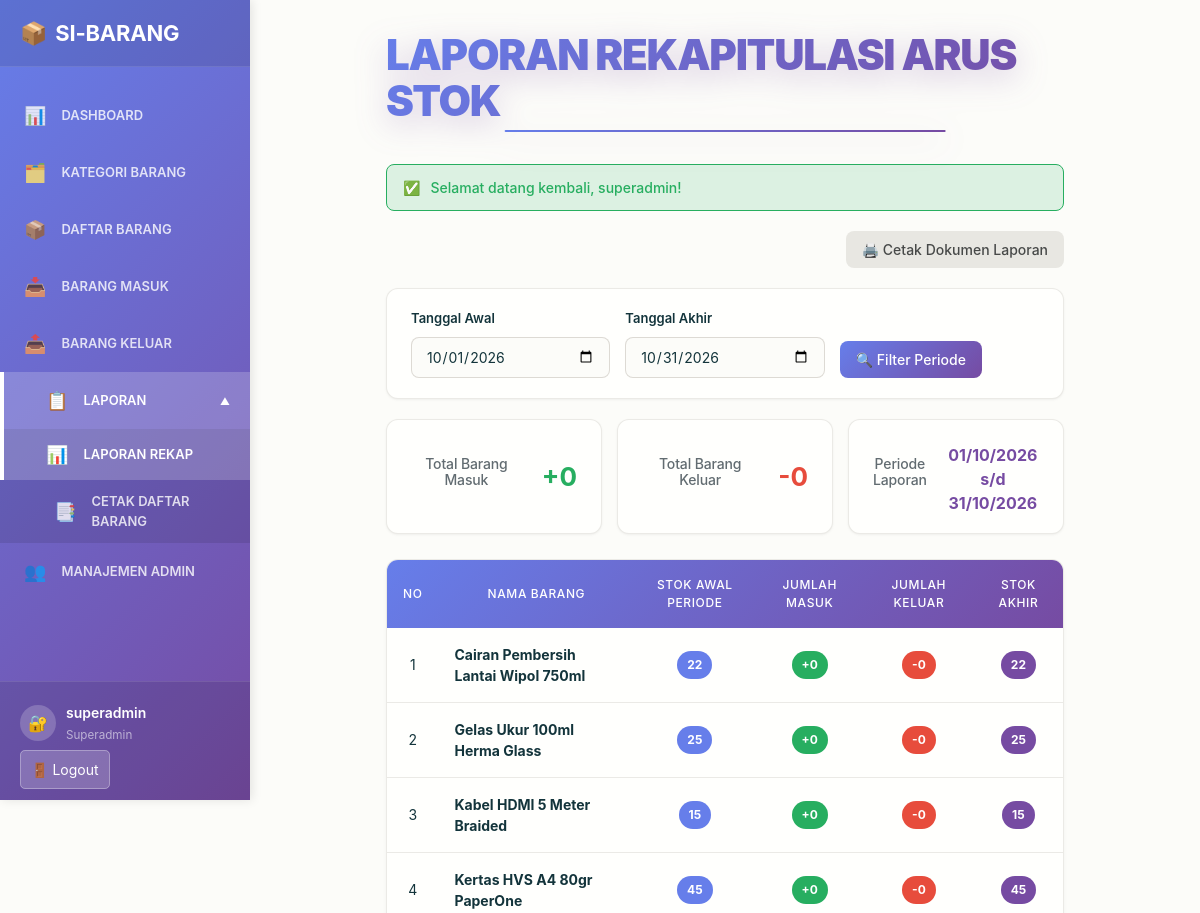
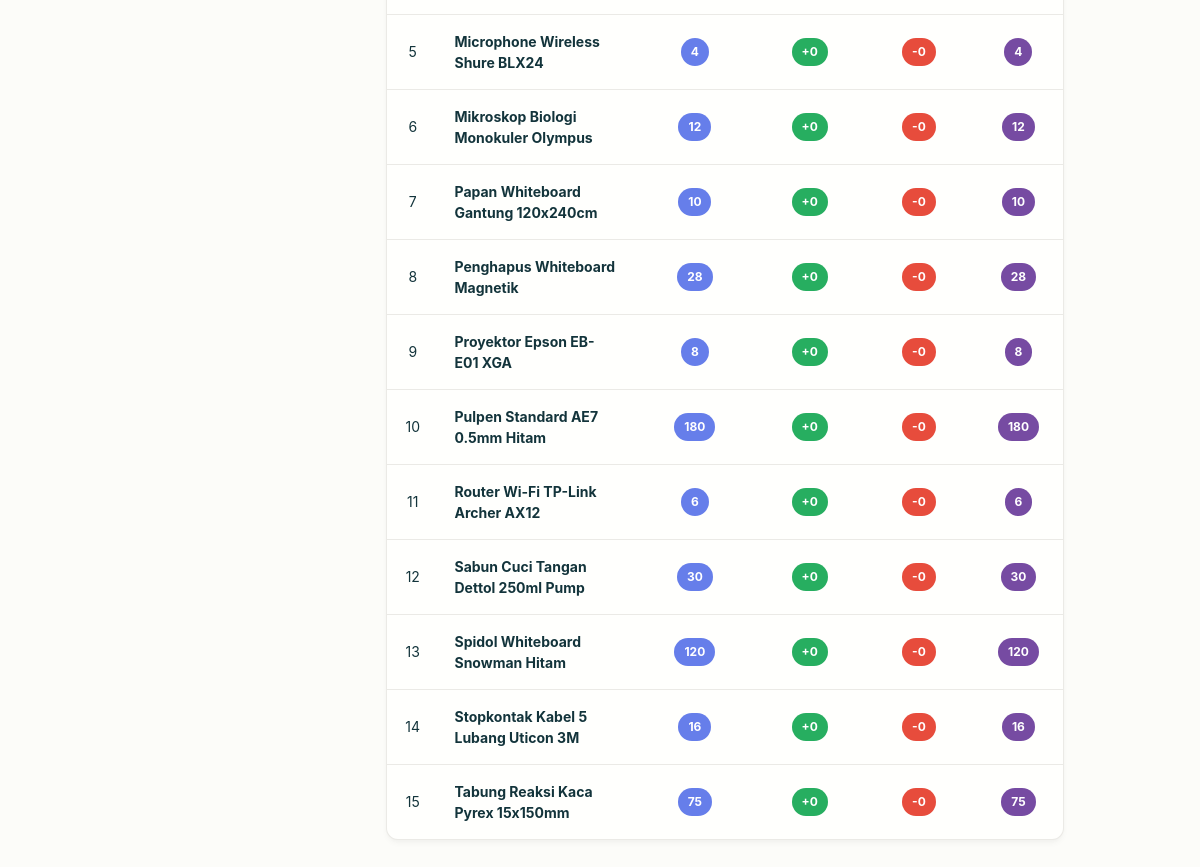
The app's page /pages/laporan.php (signed in) with its own data (2 pictures, top to bottom).
### tables this page shows
CREATE TABLE `barang` (
  `id_barang` INT UNSIGNED NOT NULL AUTO_INCREMENT,
  `nama_barang` VARCHAR(150) NOT NULL,
  `id_kategori` INT UNSIGNED NOT NULL,
  `stok` INT NOT NULL DEFAULT 0,
  `tanggal_ditambah` DATE NOT NULL,
  `keterangan` TEXT DEFAULT NULL,
  `created_at` TIMESTAMP NOT NULL DEFAULT CURRENT_TIMESTAMP,
  PRIMARY KEY (`id_barang`),
  UNIQUE KEY `uk_barang_nama` (`nama_barang`),
  KEY `idx_barang_kategori` (`id_kategori`),
  CONSTRAINT `fk_barang_kategori` FOREIGN KEY (`id_kategori`) 
    REFERENCES `kategori_barang` (`id_kategori`) 
    ON UPDATE CASCADE ON DELETE RESTRICT
);

### config/app.php (called while the page is built, shortened)
<?php
function base_url($path = '') {
    $path = ltrim($path, '/');
    return BASE_URL . ($path !== '' ? '/' . $path : '');
}
function asset_url($path = '') {
    $path = ltrim($path, '/');
    return base_url('assets/' . $path);
}
function h($value) {
    return htmlspecialchars((string)($value ?? ''), ENT_QUOTES, 'UTF-8');
}

### config/database.php (called while the page is built, shortened)
<?php
require_once __DIR__ . '/app.php';
function sanitize($conn, $input) {
    return mysqli_real_escape_string($conn, trim((string)$input));
}
function fetchAll($conn, $sql) {
    $result = mysqli_query($conn, $sql);
    $data = [];
    if ($result && mysqli_num_rows($result) > 0) {
        while ($row = mysqli_fetch_assoc($result)) {
            $data[] = $row;
        }
    }
    return $data;
}

### pages/laporan.php (the view, shortened to what this page needs)
<?php
require_once __DIR__ . '/../config/database.php';
$tanggal_awal = $_GET['tanggal_awal'] ?? date('Y-m-01');
$tanggal_akhir = $_GET['tanggal_akhir'] ?? date('Y-m-t');
$tanggal_awal_clean = sanitize($conn, $tanggal_awal);
$tanggal_akhir_clean = sanitize($conn, $tanggal_akhir);
$laporan_sql = "
    SELECT
        b.id_barang,
        b.nama_barang,
        b.stok AS stok_saat_ini,
        COALESCE(SUM(bm.jumlah_masuk), 0) AS total_masuk,
        COALESCE(SUM(bk.jumlah_keluar), 0) AS total_keluar
    FROM barang b
    LEFT JOIN barang_masuk bm ON bm.nama_barang = b.nama_barang AND DATE(bm.tanggal_masuk) BETWEEN '$tanggal_awal_clean' AND '$tanggal_akhir_clean'
    LEFT JOIN barang_keluar bk ON bk.nama_barang = b.nama_barang AND DATE(bk.tanggal_keluar) BETWEEN '$tanggal_awal_clean' AND '$tanggal_akhir_clean'
    GROUP BY b.id_barang, b.nama_barang, b.stok
    ORDER BY b.nama_barang ASC
";
$data_laporan = fetchAll($conn, $laporan_sql);
$total_masuk_keseluruhan = 0;
$total_keluar_keseluruhan = 0;
foreach ($data_laporan as &$row) {
    $row['stok_awal'] = $row['stok_saat_ini'] - $row['total_masuk'] + $row['total_keluar'];
    $row['stok_akhir'] = $row['stok_saat_ini'];
    $total_masuk_keseluruhan += (int)$row['total_masuk'];
    $total_keluar_keseluruhan += (int)$row['total_keluar'];
}
?>
<!DOCTYPE html>
<html lang="id">
<head>
    <link rel="stylesheet" href="<?= asset_url('css/style.css'); ?>">
    <link rel="stylesheet" href="<?= asset_url('css/sidebar.css'); ?>">
    <link rel="stylesheet" href="<?= asset_url('css/table_and_form.css'); ?>">
</head>
<body>
    <div class="container">
        <?php include __DIR__ . '/../includes/sidebar.php'; ?>
        <div class="main-content">
            <div class="content-wrapper">
                <h1 class="page-title">Laporan Rekapitulasi Arus Stok</h1>
                <?php include __DIR__ . '/../includes/flash.php'; ?>
                <div style="display: flex; justify-content: flex-end; align-items: center; margin-bottom: 20px;">
                    <button class="btn btn-secondary btn-print" onclick="cetakLaporan()">🖨️ Cetak Dokumen Laporan</button>
                </div>
                <div class="filter-section">
                    <form method="GET" class="filter-form">
                        <div class="form-group">
                            <label for="tanggal_awal">Tanggal Awal</label>
                            <input type="date" id="tanggal_awal" name="tanggal_awal" value="<?= h($tanggal_awal); ?>" required>
                        </div>
                        <div class="form-group">
                            <label for="tanggal_akhir">Tanggal Akhir</label>
                            <input type="date" id="tanggal_akhir" name="tanggal_akhir" value="<?= h($tanggal_akhir); ?>" required>
                        </div>
                        <div class="form-group">
                            <button type="submit" class="btn btn-primary">🔍 Filter Periode</button>
                        </div>
                    </form>
                </div>
                <div class="stats-container">
                    <div class="stat-card">
                        <h3>Total Barang Masuk</h3>
                        <p class="summary-number" style="color: #27ae60;">+<?= number_format($total_masuk_keseluruhan); ?></p>
                    </div>
                    <div class="stat-card">
                        <h3>Total Barang Keluar</h3>
                        <p class="summary-number" style="color: #e74c3c;">-<?= number_format($total_keluar_keseluruhan); ?></p>
                    </div>
                    <div class="stat-card">
                        <h3>Periode Laporan</h3>
                        <p class="summary-number" style="font-size: 16px; color: #764ba2; margin-top: 5px;">
                            <?= date('d/m/Y', strtotime($tanggal_awal)); ?> s/d <?= date('d/m/Y', strtotime($tanggal_akhir)); ?>
                        </p>
                    </div>
                </div>
                <div class="table-container">
                    <table class="data-table" id="reportTable">
                        <thead>
                            <tr>
                                <th style="width: 50px; text-align: center;">No</th>
                                <th>Nama Barang</th>
                                <th style="text-align: center;">Stok Awal Periode</th>
                                <th style="text-align: center;">Jumlah Masuk</th>
                                <th style="text-align: center;">Jumlah Keluar</th>
                                <th style="text-align: center;">Stok Akhir</th>
                            </tr>
                        </thead>
                        <tbody>
                            <?php if (count($data_laporan) > 0): ?>
                                <?php $no = 1; foreach ($data_laporan as $row): ?>
                                    <tr>
                                        <td style="text-align: center;"><?= $no++; ?></td>
                                        <td><strong><?= h($row['nama_barang']); ?></strong></td>
                                        <td style="text-align: center;">
                                            <span class="badge badge-1"><?= number_format($row['stok_awal']); ?></span>
                                        </td>
                                        <td style="text-align: center;">
                                            <span class="badge badge-green">+<?= number_format($row['total_masuk']); ?></span>
                                        </td>
                                        <td style="text-align: center;">
                                            <span class="badge badge-red">-<?= number_format($row['total_keluar']); ?></span>
                                        </td>
                                        <td style="text-align: center;">
                                            <span class="badge badge-2"><strong><?= number_format($row['stok_akhir']); ?></strong></span>
                                        </td>
                                    </tr>
                                <?php endforeach; ?>
                            <?php endif; ?>
                        </tbody>
                    </table>
                </div>
            </div>
        </div>
    </div>
</body>
</html>

### pages/laporan.php (style rules this page uses)
.stats-container { display: flex; gap: 15px; margin-bottom: 25px; }
.stat-card { flex: 1; padding: 18px 24px; background: var(--color-surface); border: 1px solid var(--color-card-border); border-radius: var(--radius-lg); box-shadow: var(--shadow-sm); text-align: center; }
.stat-card h3 { font-size: 14px; color: var(--color-text-secondary); margin-bottom: 8px; }
.summary-number { font-size: 26px; font-weight: 700; margin: 0; }

### records on screen
barang: nama_barang "Cairan Pembersih Lantai Wipol 750ml", stok "22", total_masuk "0", total_keluar "0"
barang: nama_barang "Gelas Ukur 100ml Herma Glass", stok "25", total_masuk "0", total_keluar "0"
barang: nama_barang "Kabel HDMI 5 Meter Braided", stok "15", total_masuk "0", total_keluar "0"
barang: nama_barang "Kertas HVS A4 80gr PaperOne", stok "45", total_masuk "0", total_keluar "0"
barang: nama_barang "Microphone Wireless Shure BLX24", stok "4", total_masuk "0", total_keluar "0"
barang: nama_barang "Mikroskop Biologi Monokuler Olympus", stok "12", total_masuk "0", total_keluar "0"
barang: nama_barang "Papan Whiteboard Gantung 120x240cm", stok "10", total_masuk "0", total_keluar "0"
barang: nama_barang "Penghapus Whiteboard Magnetik", stok "28", total_masuk "0", total_keluar "0"
barang: nama_barang "Proyektor Epson EB-E01 XGA", stok "8", total_masuk "0", total_keluar "0"
barang: nama_barang "Pulpen Standard AE7 0.5mm Hitam", stok "180", total_masuk "0", total_keluar "0"
barang: nama_barang "Router Wi-Fi TP-Link Archer AX12", stok "6", total_masuk "0", total_keluar "0"
barang: nama_barang "Sabun Cuci Tangan Dettol 250ml Pump", stok "30", total_masuk "0", total_keluar "0"
barang: nama_barang "Spidol Whiteboard Snowman Hitam", stok "120", total_masuk "0", total_keluar "0"
barang: nama_barang "Stopkontak Kabel 5 Lubang Uticon 3M", stok "16", total_masuk "0", total_keluar "0"
barang: nama_barang "Tabung Reaksi Kaca Pyrex 15x150mm", stok "75", total_masuk "0", total_keluar "0"

### other values on screen
$user_name "superadmin"
$user_role "Superadmin"
$flash_success "Selamat datang kembali, superadmin!"
$total_masuk_keseluruhan "0"
$total_keluar_keseluruhan "0"
date('d/m/Y', strtotime($tanggal_awal)) "01/10/2026"
date('d/m/Y', strtotime($tanggal_akhir)) "31/10/2026"
